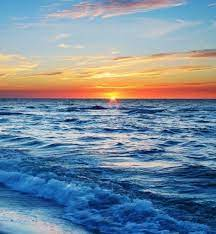
#> input picture deniz.jpg, 216 x 234 px
$ python odev1.py
#> lines starting #> are read from the running program, lines starting #| are printed output that depends on the picture
import cv2
import matplotlib.pyplot as plt
import numpy as np

foto=cv2.imread("deniz.jpg")
#> foto is the input picture: shape (234, 216, 3); mean B, G, R 157.2, 139.8, 120.7
cv2.imshow("Renkli_Foto",foto)

B = foto[:,:,0]
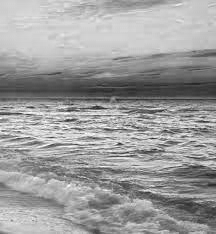
#> B: shape (234, 216); min 37, max 255, mean 157.2
G = foto[:,:,1]
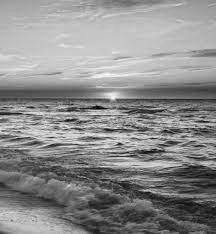
#> G: shape (234, 216); min 0, max 253, mean 139.8
R = foto[:,:,2]
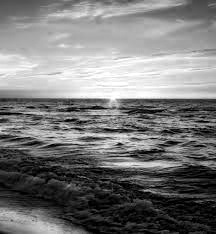
#> R: shape (234, 216); min 0, max 255, mean 120.7


from matplotlib import pyplot as plt
#grileştirme formulu:
imgGray = 0.2989 * R + 0.5870 * G + 0.1140 * B
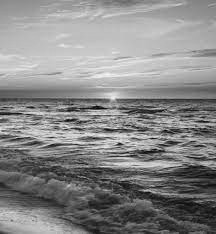
#> imgGray: shape (234, 216) float64; min 5.02, max 245.6, mean 136.1
plt.imshow(imgGray, cmap='gray')
plt.show()


histog = np.zeros(256)
for i in range(foto.shape[0]):
    for j in range(foto.shape[1]):
        pixel_deg= foto[i, j]
        histog[pixel_deg] += 1
#> after the loop, histog = 256 values, max 1501 at index 195, min 56 at index 254, mean 590.4

plt.bar(range(256), histog)
plt.show()
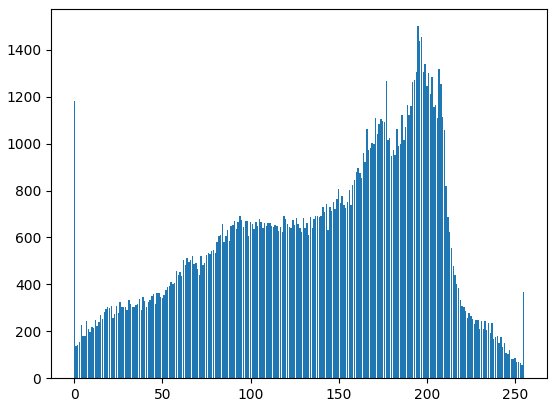
#> figure drawn by matplotlib, 1 panel; tallest bar 1501 high, from x = 194.6 to 195.4
